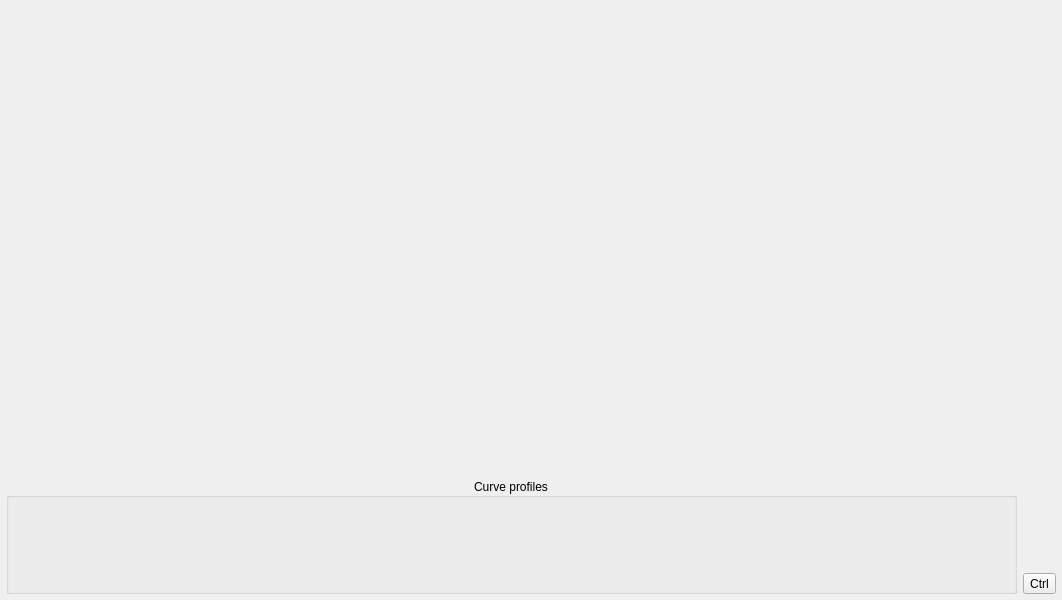
<?xml version="1.0" encoding="UTF-8"?>
<ui version="4.0">
 <class>AxesCurvesConfig</class>
 <widget class="QWidget" name="AxesCurvesConfig">
  <property name="geometry">
   <rect>
    <x>0</x>
    <y>0</y>
    <width>1062</width>
    <height>600</height>
   </rect>
  </property>
  <property name="windowTitle">
   <string>Form</string>
  </property>
  <layout class="QGridLayout" name="gridLayout" rowstretch="4,1" columnstretch="1,0">
   <property name="leftMargin">
    <number>6</number>
   </property>
   <property name="topMargin">
    <number>6</number>
   </property>
   <property name="rightMargin">
    <number>6</number>
   </property>
   <property name="bottomMargin">
    <number>6</number>
   </property>
   <item row="1" column="0">
    <widget class="QGroupBox" name="groupBox_Profiles">
     <property name="title">
      <string>Curve profiles</string>
     </property>
     <property name="alignment">
      <set>Qt::AlignmentFlag::AlignCenter</set>
     </property>
     <layout class="QHBoxLayout" name="layoutH_Profiles">
      <property name="leftMargin">
       <number>6</number>
      </property>
      <property name="topMargin">
       <number>6</number>
      </property>
      <property name="rightMargin">
       <number>6</number>
      </property>
      <property name="bottomMargin">
       <number>6</number>
      </property>
     </layout>
    </widget>
   </item>
   <item row="1" column="1">
    <layout class="QVBoxLayout" name="layoutV_Help">
     <property name="bottomMargin">
      <number>0</number>
     </property>
     <item>
      <widget class="InfoLabel" name="info">
       <property name="sizePolicy">
        <sizepolicy hsizetype="Preferred" vsizetype="Preferred">
         <horstretch>0</horstretch>
         <verstretch>0</verstretch>
        </sizepolicy>
       </property>
       <property name="minimumSize">
        <size>
         <width>0</width>
         <height>0</height>
        </size>
       </property>
       <property name="maximumSize">
        <size>
         <width>999</width>
         <height>999</height>
        </size>
       </property>
       <property name="toolTip">
        <string>&lt;html&gt;&lt;head/&gt;&lt;body&gt;&lt;p&gt;Curve profiles are saves in the application configuration.&lt;/p&gt;&lt;p&gt;&lt;span style=&quot; font-size:10pt; font-weight:600;&quot;&gt;Set &lt;/span&gt;&lt;span style=&quot; font-weight:600;&quot;&gt;-&lt;/span&gt; sets profile to the current value of the curve.&lt;/p&gt;&lt;p&gt;&lt;img src=&quot;:/Images/reset.png&quot; height=&quot;16&quot;/&gt; - resets profile value.&lt;/p&gt;&lt;p&gt;Use &lt;span style=&quot; font-weight:600;&quot;&gt;CTRL&lt;/span&gt; for multiple selection.&lt;/p&gt;&lt;p&gt;You can &lt;span style=&quot; font-weight:600;&quot;&gt;drag&lt;/span&gt; curves with the &lt;span style=&quot; font-weight:600;&quot;&gt;mouse.&lt;/span&gt;&lt;/p&gt;&lt;/body&gt;&lt;/html&gt;</string>
       </property>
       <property name="alignment">
        <set>Qt::AlignmentFlag::AlignBottom|Qt::AlignmentFlag::AlignHCenter</set>
       </property>
      </widget>
     </item>
     <item>
      <widget class="QToolButton" name="toolButton_Ctrl">
       <property name="sizePolicy">
        <sizepolicy hsizetype="Fixed" vsizetype="Fixed">
         <horstretch>0</horstretch>
         <verstretch>0</verstretch>
        </sizepolicy>
       </property>
       <property name="text">
        <string notr="true">Ctrl</string>
       </property>
       <property name="checkable">
        <bool>true</bool>
       </property>
      </widget>
     </item>
    </layout>
   </item>
   <item row="0" column="0" colspan="2">
    <widget class="AxesCurves" name="widget_AxesCurves" native="true"/>
   </item>
  </layout>
 </widget>
 <customwidgets>
  <customwidget>
   <class>InfoLabel</class>
   <extends>QLabel</extends>
   <header>infolabel.h</header>
  </customwidget>
  <customwidget>
   <class>AxesCurves</class>
   <extends>QWidget</extends>
   <header>axescurves.h</header>
   <container>1</container>
  </customwidget>
 </customwidgets>
 <resources/>
 <connections/>
</ui>
